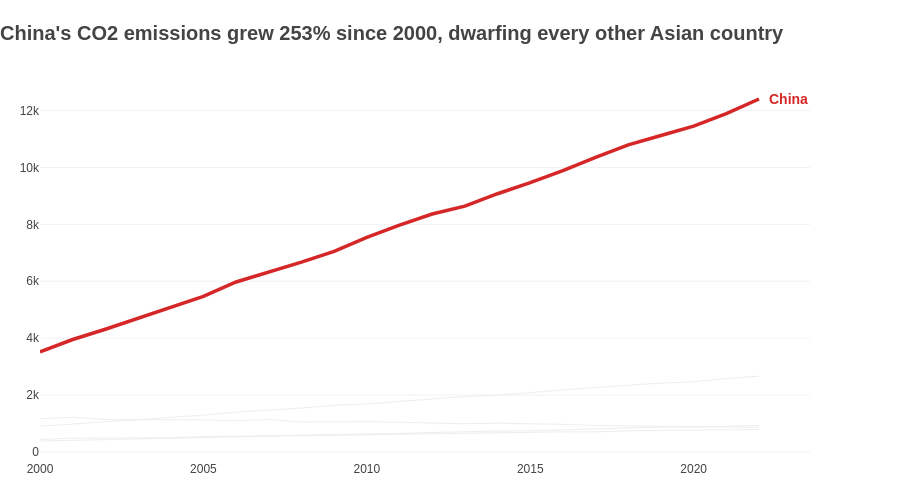

The notebook cell this image was saved under:
### Markdown cell above
---
## Task — Multi-Series Line Chart with Highlight

**What to build:** A line chart showing CO2 emissions over time for **all Asian countries** in the dataset, with one country highlighted.

**Requirements:**
- All countries shown (for context), but only **one highlighted in colour** — your choice which
- All other lines in grey (#EEEEEE), thinner
- Highlighted country **labelled directly** at the end of its line (not in a legend)
- Insight title that names the highlighted country and its story

### Code cell
# Task — Multi-series line with highlight
# Task — Multi-series line with highlight
HIGHLIGHT = 'China'
HIGHLIGHT_COLOR = '#D62728'
GREY = '#EEEEEE'

asia = df[df['Region'] == 'Asia'].sort_values(['Country', 'Year'])

# Insight numbers computed from the data so the title stays accurate
hl = asia[asia['Country'] == HIGHLIGHT]
start, end = hl.iloc[0], hl.iloc[-1]
growth = (end['CO2_Mt'] / start['CO2_Mt'] - 1) * 100

fig = go.Figure()

# 1) Context lines: all other Asian countries, grey and thin
for country, g in asia[asia['Country'] != HIGHLIGHT].groupby('Country'):
    fig.add_trace(go.Scatter(
        x=g['Year'], y=g['CO2_Mt'], mode='lines',
        line=dict(color=GREY, width=1),
        hoverinfo='skip', showlegend=False
    ))

# 2) Highlighted line drawn on top
fig.add_trace(go.Scatter(
    x=hl['Year'], y=hl['CO2_Mt'], mode='lines',
    line=dict(color=HIGHLIGHT_COLOR, width=3.5),
    showlegend=False
))

# 3) Direct label at the end of the highlighted line (no legend)
fig.add_annotation(
    x=end['Year'], y=end['CO2_Mt'],
    text=f"<b>{HIGHLIGHT}</b>",
    showarrow=False, xanchor='left', xshift=8,
    font=dict(color=HIGHLIGHT_COLOR, size=14)
)

fig.update_layout(
    title=dict(
        text=f"<b>{HIGHLIGHT}'s CO2 emissions grew {growth:.0f}% since {int(start['Year'])}, "
             f"dwarfing every other Asian country</b>",
        x=0, xanchor='left', font=dict(size=20)
    ),
    plot_bgcolor='white', paper_bgcolor='white',
    showlegend=False,
    margin=dict(l=40, r=90, t=80, b=40),
    width=900, height=500,
    font=dict(family='Arial', color='#444444')
)

# No axis titles, no borders, light gridlines, horizontal tick labels
fig.update_xaxes(
    title=None, showgrid=False, showline=False, zeroline=False,
    tickangle=0, dtick=5
)
fig.update_yaxes(
    title=None, showgrid=True, gridcolor='#F2F2F2', gridwidth=1,
    showline=False, zeroline=False
)

fig.show()

### Figure 1 — Plotly figure (JSON) as saved in the notebook; plotly's stock layout.template omitted (floating-point values rounded to 4 significant figures)
{"data": [{"hoverinfo": "skip", "line": {"color": "#EEEEEE", "width": 1}, "mode": "lines", "showlegend": false, "type": "scatter", "x": [2000, 2001, 2002, 2003, 2004, 2005, 2006, 2007, 2008, 2009, 2010, 2011, 2012, 2013, 2014, 2015, 2016, 2017, 2018, 2019, 2020, 2021, 2022], "y": [901.6, 974.6, 1056.0, 1146.0, 1205.0, 1291.0, 1396.0, 1466.0, 1542.0, 1637.0, 1687.0, 1774.0, 1865.0, 1945.0, 1994.0, 2092.0, 2177.0, 2267.0, 2345.0, 2419.0, 2466.0, 2580.0, 2661.0]}, {"hoverinfo": "skip", "line": {"color": "#EEEEEE", "width": 1}, "mode": "lines", "showlegend": false, "type": "scatter", "x": [2000, 2001, 2002, 2003, 2004, 2005, 2006, 2007, 2008, 2009, 2010, 2011, 2012, 2013, 2014, 2015, 2016, 2017, 2018, 2019, 2020, 2021, 2022], "y": [382.8, 400.4, 430.7, 453.8, 482.6, 501.9, 533.0, 551.8, 586.6, 602.5, 614.5, 647.3, 680.1, 717.7, 736.3, 738.2, 768.8, 813.7, 834.8, 872.3, 876.5, 898.5, 930.5]}, {"hoverinfo": "skip", "line": {"color": "#EEEEEE", "width": 1}, "mode": "lines", "showlegend": false, "type": "scatter", "x": [2000, 2001, 2002, 2003, 2004, 2005, 2006, 2007, 2008, 2009, 2010, 2011, 2012, 2013, 2014, 2015, 2016, 2017, 2018, 2019, 2020, 2021, 2022], "y": [1166.0, 1220.0, 1136.0, 1131.0, 1151.0, 1127.0, 1101.0, 1133.0, 1050.0, 1061.0, 1064.0, 1042.0, 1005.0, 990.9, 1010.0, 996.6, 967.4, 925.1, 916.6, 914.5, 902.8, 898.1, 865.1]}, {"hoverinfo": "skip", "line": {"color": "#EEEEEE", "width": 1}, "mode": "lines", "showlegend": false, "type": "scatter", "x": [2000, 2001, 2002, 2003, 2004, 2005, 2006, 2007, 2008, 2009, 2010, 2011, 2012, 2013, 2014, 2015, 2016, 2017, 2018, 2019, 2020, 2021, 2022], "y": [438.1, 481.5, 490.6, 490.8, 494.6, 537.2, 539.0, 566.1, 570.0, 585.4, 595.9, 620.6, 631.1, 649.6, 646.2, 686.5, 704.0, 706.0, 738.5, 750.8, 755.8, 777.3, 789.5]}, {"line": {"color": "#D62728", "width": 3.5}, "mode": "lines", "showlegend": false, "type": "scatter", "x": [2000, 2001, 2002, 2003, 2004, 2005, 2006, 2007, 2008, 2009, 2010, 2011, 2012, 2013, 2014, 2015, 2016, 2017, 2018, 2019, 2020, 2021, 2022], "y": [3514.0, 3952.0, 4312.0, 4692.0, 5079.0, 5468.0, 5974.0, 6323.0, 6673.0, 7053.0, 7543.0, 7972.0, 8365.0, 8641.0, 9078.0, 9466.0, 9887.0, 10360.0, 10790.0, 11130.0, 11450.0, 11900.0, 12410.0]}], "layout": {"annotations": [{"font": {"color": "#D62728", "size": 14}, "showarrow": false, "text": "<b>China</b>", "x": 2022, "xanchor": "left", "xshift": 8, "y": 12410.0}], "font": {"color": "#444444", "family": "Arial"}, "height": 500, "margin": {"b": 40, "l": 40, "r": 90, "t": 80}, "paper_bgcolor": "white", "plot_bgcolor": "white", "showlegend": false, "title": {"font": {"size": 20}, "text": "<b>China's CO2 emissions grew 253% since 2000, dwarfing every other Asian country</b>", "x": 0, "xanchor": "left"}, "width": 900, "xaxis": {"dtick": 5, "showgrid": false, "showline": false, "tickangle": 0, "title": {}, "zeroline": false}, "yaxis": {"gridcolor": "#F2F2F2", "gridwidth": 1, "showgrid": true, "showline": false, "title": {}, "zeroline": false}}}
